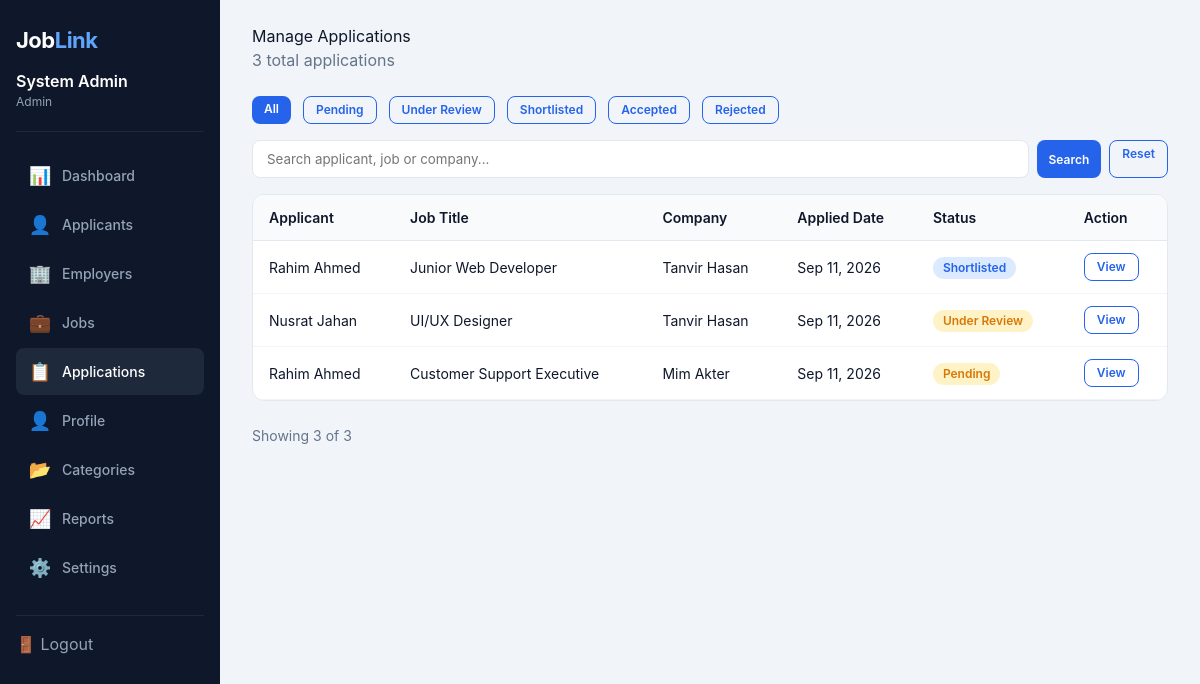
The page /?role=admin&page=applications (signed in) on the database its author committed.
### tables this page shows
CREATE TABLE applications (
 id INT AUTO_INCREMENT PRIMARY KEY,
 job_id INT NOT NULL,
 applicant_id INT NOT NULL,
 cover_letter TEXT,
 resume_path VARCHAR(255) DEFAULT NULL,
 status ENUM('pending','under review','shortlisted','interview','accepted','rejected','hired') DEFAULT 'pending',
 created_at TIMESTAMP DEFAULT CURRENT_TIMESTAMP,
 UNIQUE KEY unique_application(job_id,applicant_id),
 CONSTRAINT fk_application_job FOREIGN KEY (job_id) REFERENCES jobs(id) ON DELETE CASCADE,
 CONSTRAINT fk_application_applicant FOREIGN KEY (applicant_id) REFERENCES users(id) ON DELETE CASCADE
);

CREATE TABLE users (
 id INT AUTO_INCREMENT PRIMARY KEY,
 name VARCHAR(120) NOT NULL,
 email VARCHAR(150) NOT NULL UNIQUE,
 phone VARCHAR(30) DEFAULT NULL,
 password VARCHAR(255) NOT NULL,
 role ENUM('applicant','employer','admin') NOT NULL,
 status ENUM('active','pending','suspended','inactive') DEFAULT 'active',
 created_at TIMESTAMP DEFAULT CURRENT_TIMESTAMP
);

CREATE TABLE jobs (
 id INT AUTO_INCREMENT PRIMARY KEY,
 employer_id INT NOT NULL,
 category_id INT DEFAULT NULL,
 title VARCHAR(180) NOT NULL,
 type ENUM('Full-time','Part-time','Internship','Remote') DEFAULT 'Full-time',
 workplace ENUM('Office','Remote','Hybrid') DEFAULT 'Office',
 location VARCHAR(160) NOT NULL,
 vacancy INT DEFAULT 1,
 salary_min DECIMAL(12,2) DEFAULT NULL,
 salary_max DECIMAL(12,2) DEFAULT NULL,
 education TEXT,
 experience TEXT,
 skills TEXT,
 description TEXT NOT NULL,
 responsibilities TEXT,
 benefits TEXT,
 deadline DATE NOT NULL,
 status ENUM('draft','active','closed','expired') DEFAULT 'active',
 created_at TIMESTAMP DEFAULT CURRENT_TIMESTAMP,
 CONSTRAINT fk_job_employer FOREIGN KEY (employer_id) REFERENCES users(id) ON DELETE CASCADE,
 CONSTRAINT fk_job_category FOREIGN KEY (category_id) REFERENCES categories(id) ON DELETE SET NULL
);

### pages/admin/applications.php (the view, shortened to what this page needs)
<?php
require_once __DIR__ . '/../../config.php';
$db = getDB();
$status_filter = $_GET['status'] ?? '';
$search = trim($_GET['search'] ?? '');
$params = [];
$sql = "
    SELECT a.*, u.name as applicant_name, j.title as job_title,
           emp.name as company_name
    FROM applications a
    JOIN users u ON a.applicant_id = u.id
    JOIN jobs j ON a.job_id = j.id
    JOIN users emp ON j.employer_id = emp.id ";
$sql .= " ORDER BY a.created_at DESC";
$stmt = $db->prepare($sql);
$stmt->execute($params);
$apps = $stmt->fetchAll();
$statuses = [
    'all' => 'All',
    'pending' => 'Pending',
    'under review' => 'Under Review',
    'shortlisted' => 'Shortlisted',
    'accepted' => 'Accepted',
    'rejected' => 'Rejected',
];
$tabs = '';
$current_filter = $status_filter === '' ? 'all' : $status_filter;
foreach ($statuses as $value => $label) {
    $css = $current_filter === $value ? 'btn btn-primary btn-sm' : 'btn btn-outline btn-sm';
    $tabs .= "<a href='?role=admin&page=applications&status=" . urlencode($value) . ($search !== '' ? "&amp;search=" . urlencode($search) : '') . "' class='$css'>" . e($label) . "</a>";
}
$rows = '';
$meta_map = application_status_meta();
foreach ($apps as $a) {
    $meta = $meta_map[strtolower($a['status'])] ?? $meta_map['pending'];
    $rows .= "<tr>
        <td>" . htmlspecialchars($a['applicant_name']) . "</td>
        <td>" . htmlspecialchars($a['job_title']) . "</td>
        <td>" . htmlspecialchars($a['company_name']) . "</td>
        <td>" . date('M d, Y', strtotime($a['created_at'])) . "</td>
        <td><span class='badge " . e($meta['badge']) . "'>" . e($meta['label']) . "</span></td>
        <td><a href='?role=admin&page=applications&amp;view={$a['id']}' class='btn btn-outline btn-sm'>View</a></td>
    </tr>";
}

### public/css/global.css (style rules this page uses)
* { margin:0; padding:0; box-sizing:border-box; }
body { font-family:'Inter', system-ui, -apple-system, sans-serif; background:#f8fafc; color:#0f172a; line-height:1.5; }
a { text-decoration:none; color:inherit; }
.logo { font-size:24px; font-weight:700; color:#2563eb; letter-spacing:-0.5px; }
.logo span { color:#0f172a; }
.btn { display:inline-block; padding:8px 20px; border-radius:8px; font-weight:600; font-size:14px; border:none; cursor:pointer; transition:all .2s; text-align:center; }
.btn-primary { background:#2563eb; color:#fff; }
.btn-outline { background:transparent; color:#2563eb; border:1.5px solid #2563eb; }
.btn-sm { padding:4px 12px; font-size:12px; }
.text-muted { color:#64748b; font-size:14px; }
input, select, textarea, button { font-family:inherit; }
.page-sub { color:#64748b; margin-bottom:24px; }
.badge { display:inline-block; padding:2px 10px; border-radius:12px; font-size:12px; font-weight:600; }
.badge-pending { background:#fef3c7; color:#d97706; }
.badge-under-review { background:#fef3c7; color:#d97706; }
.badge-shortlisted { background:#dbeafe; color:#2563eb; }

### public/css/admin.css (style rules this page uses)
* { margin:0; padding:0; box-sizing:border-box; }
body { font-family:'Inter',system-ui,sans-serif; background:#f1f5f9; }
.dash-wrapper { display:flex; min-height:100vh; }
.dash-sidebar { width:220px; background:#0f172a; color:#cbd5e1; padding:24px 16px; flex-shrink:0; height:100vh; position:sticky; top:0; overflow-y:auto; }
.dash-sidebar .logo { color:#fff; font-size:22px; margin-bottom:24px; }
.dash-sidebar .logo span { color:#60a5fa; }
.dash-sidebar .user-info { padding:12px 0 20px; border-bottom:1px solid #1e293b; margin-bottom:20px; }
.dash-sidebar .user-info .name { font-weight:600; color:#fff; }
.dash-sidebar .user-info .role { font-size:12px; color:#94a3b8; }
.dash-sidebar .nav-item { display:flex; align-items:center; gap:10px; padding:10px 12px; border-radius:8px; color:#94a3b8; font-size:14px; font-weight:500; transition:all .2s; cursor:pointer; margin-bottom:2px; }
.dash-sidebar .nav-item:hover, .dash-sidebar .nav-item.active { background:#1e293b; color:#fff; }
.dash-sidebar .nav-item .icon { font-size:18px; width:24px; text-align:center; }
.dash-sidebar .logout { display:block; margin-top:24px; border-top:1px solid #1e293b; padding-top:16px; color:#94a3b8; cursor:pointer; text-decoration:none; }
.dash-main { flex:1; padding:24px 32px; overflow-x:auto; }
.table-wrap { background:#fff; border-radius:12px; border:1px solid #e2e8f0; overflow-x:auto; margin-bottom:24px; }
.table-wrap table { width:100%; border-collapse:collapse; font-size:14px; }
.table-wrap th { background:#f8fafc; text-align:left; padding:12px 16px; font-weight:600; border-bottom:1px solid #e2e8f0; }
.table-wrap td { padding:12px 16px; border-bottom:1px solid #f1f5f9; }
.badge { display:inline-block; padding:2px 10px; border-radius:12px; font-size:12px; font-weight:600; }
.badge-pending { background:#fef3c7; color:#d97706; }
.dash-main .page-sub { color:#64748b; margin-bottom:24px; }

### rows shown on the page
applications: applicant.name "Rahim Ahmed", job.title "Junior Web Developer", users.name "Tanvir Hasan", created_at "Sep 11, 2026", status "Shortlisted"
applications: applicant.name "Nusrat Jahan", job.title "UI/UX Designer", users.name "Tanvir Hasan", created_at "Sep 11, 2026", status "Under Review"
applications: applicant.name "Rahim Ahmed", job.title "Customer Support Executive", users.name "Mim Akter", created_at "Sep 11, 2026", status "Pending"

### other values the page prints
$label "All"
$label "Pending"
$label "Under Review"
$label "Shortlisted"
$label "Accepted"
$label "Rejected"
